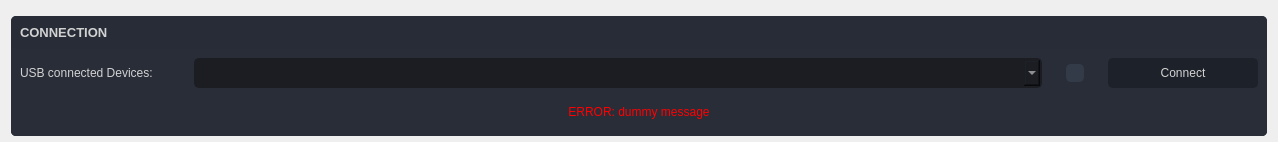
<?xml version="1.0" encoding="UTF-8"?>
<ui version="4.0">
 <class>widget_connection</class>
 <widget class="QWidget" name="widget_connection">
  <property name="geometry">
   <rect>
    <x>0</x>
    <y>0</y>
    <width>1278</width>
    <height>138</height>
   </rect>
  </property>
  <property name="windowTitle">
   <string>Form</string>
  </property>
  <property name="styleSheet">
   <string notr="true">color: rgb(210, 210, 210);</string>
  </property>
  <layout class="QVBoxLayout" name="verticalLayout">
   <property name="spacing">
    <number>6</number>
   </property>
   <item>
    <widget class="QFrame" name="frame_connection">
     <property name="minimumSize">
      <size>
       <width>0</width>
       <height>120</height>
      </size>
     </property>
     <property name="maximumSize">
      <size>
       <width>16777215</width>
       <height>110</height>
      </size>
     </property>
     <property name="styleSheet">
      <string notr="true">background-color: rgb(41, 45, 56);
border-radius: 5px;
</string>
     </property>
     <property name="frameShape">
      <enum>QFrame::NoFrame</enum>
     </property>
     <property name="frameShadow">
      <enum>QFrame::Raised</enum>
     </property>
     <layout class="QVBoxLayout" name="verticalLayout_13" stretch="0,0">
      <property name="spacing">
       <number>0</number>
      </property>
      <property name="leftMargin">
       <number>0</number>
      </property>
      <property name="topMargin">
       <number>0</number>
      </property>
      <property name="rightMargin">
       <number>0</number>
      </property>
      <property name="bottomMargin">
       <number>0</number>
      </property>
      <item>
       <widget class="QFrame" name="frame_title">
        <property name="maximumSize">
         <size>
          <width>16777215</width>
          <height>35</height>
         </size>
        </property>
        <property name="cursor">
         <cursorShape>ArrowCursor</cursorShape>
        </property>
        <property name="styleSheet">
         <string notr="true">background-color: rgb(39, 44, 54);</string>
        </property>
        <property name="frameShape">
         <enum>QFrame::StyledPanel</enum>
        </property>
        <property name="frameShadow">
         <enum>QFrame::Raised</enum>
        </property>
        <layout class="QVBoxLayout" name="verticalLayout_16">
         <property name="leftMargin">
          <number>9</number>
         </property>
         <property name="topMargin">
          <number>9</number>
         </property>
         <property name="rightMargin">
          <number>9</number>
         </property>
         <property name="bottomMargin">
          <number>9</number>
         </property>
         <item>
          <widget class="QLabel" name="label_title">
           <property name="font">
            <font>
             <pointsize>10</pointsize>
             <bold>true</bold>
            </font>
           </property>
           <property name="text">
            <string>CONNECTION</string>
           </property>
          </widget>
         </item>
        </layout>
       </widget>
      </item>
      <item>
       <widget class="QFrame" name="frame_contents">
        <property name="minimumSize">
         <size>
          <width>0</width>
          <height>0</height>
         </size>
        </property>
        <property name="cursor">
         <cursorShape>ArrowCursor</cursorShape>
        </property>
        <property name="styleSheet">
         <string notr="true">QLineEdit {
	background-color: rgb(27, 29, 35);
	border-radius: 5px;
	border: 2px solid rgb(27, 29, 35);
	padding-left: 10px;
}
QLineEdit:hover {
	border: 2px solid rgb(64, 71, 88);
}
QLineEdit:focus {
	border: 2px solid rgb(91, 101, 124);
}
QLineEdit[text=&quot;&quot;]{
	color:rgb(90,90,90);
}</string>
        </property>
        <property name="frameShadow">
         <enum>QFrame::Raised</enum>
        </property>
        <layout class="QVBoxLayout" name="verticalLayout_3">
         <property name="spacing">
          <number>0</number>
         </property>
         <property name="leftMargin">
          <number>0</number>
         </property>
         <property name="topMargin">
          <number>0</number>
         </property>
         <property name="rightMargin">
          <number>0</number>
         </property>
         <property name="bottomMargin">
          <number>0</number>
         </property>
         <item>
          <widget class="QFrame" name="frame_inner_contents">
           <property name="cursor">
            <cursorShape>ArrowCursor</cursorShape>
           </property>
           <property name="styleSheet">
            <string notr="true">QLineEdit {
	background-color: rgb(27, 29, 35);
	border-radius: 5px;
	border: 2px solid rgb(27, 29, 35);
	padding-left: 10px;
}
QLineEdit:hover {
	border: 2px solid rgb(64, 71, 88);
}
QLineEdit:focus {
	border: 2px solid rgb(91, 101, 124);
}
QLineEdit[text=&quot;&quot;]{
	color:rgb(90,90,90);
}</string>
           </property>
           <property name="frameShadow">
            <enum>QFrame::Raised</enum>
           </property>
           <layout class="QHBoxLayout" name="horizontalLayout_9">
            <property name="spacing">
             <number>24</number>
            </property>
            <property name="topMargin">
             <number>9</number>
            </property>
            <property name="bottomMargin">
             <number>9</number>
            </property>
            <item>
             <widget class="QLabel" name="label_COM_list">
              <property name="sizePolicy">
               <sizepolicy hsizetype="Minimum" vsizetype="Preferred">
                <horstretch>0</horstretch>
                <verstretch>0</verstretch>
               </sizepolicy>
              </property>
              <property name="minimumSize">
               <size>
                <width>150</width>
                <height>30</height>
               </size>
              </property>
              <property name="text">
               <string>USB connected Devices:</string>
              </property>
             </widget>
            </item>
            <item>
             <widget class="QComboBox" name="comboBox_COM_list">
              <property name="sizePolicy">
               <sizepolicy hsizetype="Expanding" vsizetype="Fixed">
                <horstretch>0</horstretch>
                <verstretch>0</verstretch>
               </sizepolicy>
              </property>
              <property name="maximumSize">
               <size>
                <width>16777215</width>
                <height>16777215</height>
               </size>
              </property>
              <property name="styleSheet">
               <string notr="true">/* COMBOBOX */
QComboBox{
	background-color: rgb(27, 29, 35);
	border-radius: 5px;
	border: 2px solid rgb(27, 29, 35);
	padding: 5px;
	padding-left: 10px;
}
QComboBox:hover{
	border: 2px solid rgb(64, 71, 88);
}
QComboBox::drop-down {
	subcontrol-origin: padding;
	subcontrol-position: top right;
	width: 25px; 
	border-left-width: 3px;
	border-left-color: rgba(39, 44, 54, 150);
	border-left-style: solid;
	border-top-right-radius: 3px;
	border-bottom-right-radius: 3px;	
	background-image: url(:/icons/icons/outline_arrow_bottom_white_18dp.png);
	background-position: center;
	background-repeat: no-reperat;
 }
QComboBox QAbstractItemView {
	color: rgb(85, 170, 255);	
	background-color: rgb(27, 29, 35);
	padding: 10px;
	selection-background-color: rgb(39, 44, 54);
}</string>
              </property>
             </widget>
            </item>
            <item>
             <widget class="QPushButton" name="pushButton_COM_refresh">
              <property name="sizePolicy">
               <sizepolicy hsizetype="Fixed" vsizetype="Fixed">
                <horstretch>0</horstretch>
                <verstretch>0</verstretch>
               </sizepolicy>
              </property>
              <property name="minimumSize">
               <size>
                <width>18</width>
                <height>18</height>
               </size>
              </property>
              <property name="maximumSize">
               <size>
                <width>18</width>
                <height>18</height>
               </size>
              </property>
              <property name="styleSheet">
               <string notr="true">QPushButton {
	border: 2px solid rgb(52, 59, 72);
	border-radius: 5px;	
	background-color: rgb(52, 59, 72);
}
QPushButton:hover {
	background-color: rgb(57, 65, 80);
	border: 2px solid rgb(61, 70, 86);
}
QPushButton:pressed {	
	background-color: rgb(35, 40, 49);
	border: 2px solid rgb(43, 50, 61);
}
QPushButton:disabled {	
	background-color: rgb(35, 40, 49);
	border: 2px solid rgb(43, 50, 61);
}</string>
              </property>
              <property name="text">
               <string/>
              </property>
              <property name="icon">
               <iconset resource="resources.qrc">
                <normaloff>:/icons/icons/outline_autorenew_white_18dp.png</normaloff>:/icons/icons/outline_autorenew_white_18dp.png</iconset>
              </property>
             </widget>
            </item>
            <item>
             <widget class="QPushButton" name="pushButton_COM_connect">
              <property name="enabled">
               <bool>false</bool>
              </property>
              <property name="sizePolicy">
               <sizepolicy hsizetype="Minimum" vsizetype="Fixed">
                <horstretch>0</horstretch>
                <verstretch>0</verstretch>
               </sizepolicy>
              </property>
              <property name="minimumSize">
               <size>
                <width>150</width>
                <height>30</height>
               </size>
              </property>
              <property name="styleSheet">
               <string notr="true">QPushButton {
	border: 2px solid rgb(51, 71, 51);
	border-radius: 5px;	
	background-color: rgb(51, 71, 51);
	
}
QPushButton:hover {
	background-color: rgb(57, 81, 57);
	border: 2px solid rgb(61, 87, 61);
}
QPushButton:pressed {	
	background-color: rgb(34, 48, 34);
	border: 2px solid rgb(42, 60, 42);
}

QPushButton:disabled {
	background-color: rgb(29,33,41);
	border: 2px solid rgb(29,33,41);
}</string>
              </property>
              <property name="text">
               <string>Connect</string>
              </property>
             </widget>
            </item>
           </layout>
          </widget>
         </item>
         <item>
          <widget class="QFrame" name="frame_error_contents">
           <property name="minimumSize">
            <size>
             <width>0</width>
             <height>0</height>
            </size>
           </property>
           <property name="frameShape">
            <enum>QFrame::StyledPanel</enum>
           </property>
           <property name="frameShadow">
            <enum>QFrame::Raised</enum>
           </property>
           <layout class="QHBoxLayout" name="horizontalLayout">
            <property name="topMargin">
             <number>0</number>
            </property>
            <item>
             <widget class="QLabel" name="label_COM_error_msg">
              <property name="sizePolicy">
               <sizepolicy hsizetype="Minimum" vsizetype="Preferred">
                <horstretch>0</horstretch>
                <verstretch>0</verstretch>
               </sizepolicy>
              </property>
              <property name="minimumSize">
               <size>
                <width>150</width>
                <height>30</height>
               </size>
              </property>
              <property name="styleSheet">
               <string notr="true">color: rgb(255, 0, 0);</string>
              </property>
              <property name="text">
               <string>ERROR: dummy message</string>
              </property>
              <property name="alignment">
               <set>Qt::AlignCenter</set>
              </property>
             </widget>
            </item>
           </layout>
          </widget>
         </item>
        </layout>
       </widget>
      </item>
     </layout>
    </widget>
   </item>
  </layout>
 </widget>
 <resources>
  <include location="resources.qrc"/>
 </resources>
 <connections/>
</ui>
